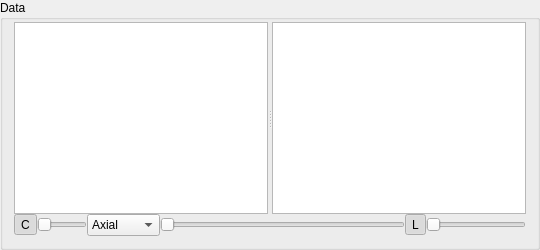
             <widget class="QGroupBox" name="groupBox_4">
              <property name="sizePolicy">
               <sizepolicy hsizetype="Preferred" vsizetype="Preferred">
                <horstretch>2</horstretch>
                <verstretch>3</verstretch>
               </sizepolicy>
              </property>
              <property name="title">
               <string>Data</string>
              </property>
              <layout class="QVBoxLayout" name="verticalLayout_4">
               <property name="topMargin">
                <number>2</number>
               </property>
               <item>
                <widget class="QWidget" name="widget_2" native="true">
                 <property name="sizePolicy">
                  <sizepolicy hsizetype="Preferred" vsizetype="MinimumExpanding">
                   <horstretch>0</horstretch>
                   <verstretch>0</verstretch>
                  </sizepolicy>
                 </property>
                 <layout class="QVBoxLayout" name="verticalLayout_10">
                  <property name="spacing">
                   <number>0</number>
                  </property>
                  <property name="leftMargin">
                   <number>0</number>
                  </property>
                  <property name="topMargin">
                   <number>0</number>
                  </property>
                  <property name="rightMargin">
                   <number>0</number>
                  </property>
                  <property name="bottomMargin">
                   <number>0</number>
                  </property>
                  <item>
                   <widget class="QSplitter" name="splitter">
                    <property name="sizePolicy">
                     <sizepolicy hsizetype="Expanding" vsizetype="Preferred">
                      <horstretch>0</horstretch>
                      <verstretch>2</verstretch>
                     </sizepolicy>
                    </property>
                    <property name="orientation">
                     <enum>Qt::Horizontal</enum>
                    </property>
                    <widget class="QWidget" name="verticalLayoutWidget">
                     <layout class="QVBoxLayout" name="verticalLayout_8">
                      <property name="topMargin">
                       <number>0</number>
                      </property>
                      <item>
                       <widget class="QGraphicsView" name="view1"/>
                      </item>
                     </layout>
                    </widget>
                    <widget class="QWidget" name="verticalLayoutWidget_2">
                     <layout class="QVBoxLayout" name="verticalLayout_9">
                      <property name="spacing">
                       <number>6</number>
                      </property>
                      <property name="topMargin">
                       <number>0</number>
                      </property>
                      <item>
                       <widget class="QGraphicsView" name="view2"/>
                      </item>
                     </layout>
                    </widget>
                   </widget>
                  </item>
                  <item>
                   <layout class="QHBoxLayout" name="horizontalLayout">
                    <property name="spacing">
                     <number>0</number>
                    </property>
                    <property name="topMargin">
                     <number>0</number>
                    </property>
                    <item>
                     <widget class="QToolButton" name="train_view_contour">
                      <property name="text">
                       <string>C</string>
                      </property>
                      <property name="checkable">
                       <bool>true</bool>
                      </property>
                      <property name="checked">
                       <bool>true</bool>
                      </property>
                     </widget>
                    </item>
                    <item>
                     <widget class="QSlider" name="view_channel">
                      <property name="maximumSize">
                       <size>
                        <width>50</width>
                        <height>16777215</height>
                       </size>
                      </property>
                      <property name="maximum">
                       <number>0</number>
                      </property>
                      <property name="orientation">
                       <enum>Qt::Horizontal</enum>
                      </property>
                     </widget>
                    </item>
                    <item>
                     <widget class="QComboBox" name="view_dim">
                      <property name="currentIndex">
                       <number>2</number>
                      </property>
                      <item>
                       <property name="text">
                        <string>Sagittal</string>
                       </property>
                      </item>
                      <item>
                       <property name="text">
                        <string>Coronal</string>
                       </property>
                      </item>
                      <item>
                       <property name="text">
                        <string>Axial</string>
                       </property>
                      </item>
                     </widget>
                    </item>
                    <item>
                     <widget class="QSlider" name="pos">
                      <property name="orientation">
                       <enum>Qt::Horizontal</enum>
                      </property>
                     </widget>
                    </item>
                    <item>
                     <widget class="QToolButton" name="train_view_3d_label">
                      <property name="text">
                       <string>L</string>
                      </property>
                      <property name="checkable">
                       <bool>true</bool>
                      </property>
                      <property name="checked">
                       <bool>true</bool>
                      </property>
                     </widget>
                    </item>
                    <item>
                     <widget class="QSlider" name="label_slider">
                      <property name="maximumSize">
                       <size>
                        <width>100</width>
                        <height>16777215</height>
                       </size>
                      </property>
                      <property name="maximum">
                       <number>1</number>
                      </property>
                      <property name="orientation">
                       <enum>Qt::Horizontal</enum>
                      </property>
                     </widget>
                    </item>
                   </layout>
                  </item>
                 </layout>
                </widget>
               </item>
              </layout>
             </widget>
